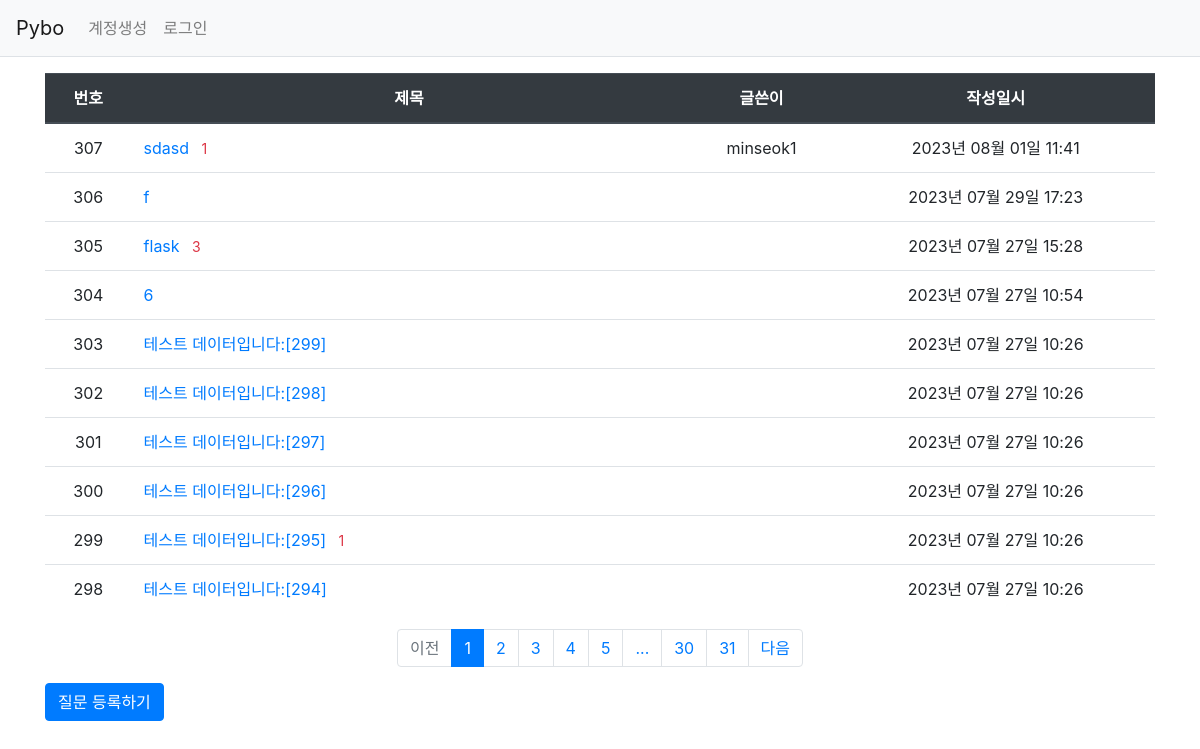
Page /question/list/ on the committed database.
### pybo/models.py (models this page shows)
class Question(db.Model):
    id = db.Column(db.Integer, primary_key=True)
    subject = db.Column(db.String(200), nullable=False)
    content = db.Column(db.Text(), nullable=False)
    create_date = db.Column(db.DateTime(), nullable=False)
    user_id = db.Column(db.Integer, db.ForeignKey('user.id', ondelete='CASCADE'), nullable=True)
    user = db.relationship('User', backref=db.backref('question_set'))
    modify_date = db.Column(db.DateTime(), nullable=True)

class User(db.Model):
    id = db.Column(db.Integer, primary_key=True)
    username = db.Column(db.String(200), unique=True, nullable=False)
    password = db.Column(db.String(200), nullable=False)
    email = db.Column(db.String(120), unique=True, nullable=False)

### pybo/views/question_views.py (the view)
@bp.route('/list/')
def _list():
    page = request.args.get('page', type=int, default=1)
    question_list = Question.query.order_by(Question.create_date.desc())
    question_list = question_list.paginate(per_page=10)
    return render_template('question/question_list.html', question_list=question_list)

### pybo/filter.py (called while the page is built)
def format_datetime(value, fmt='%Y년 %m월 %d일 %H:%M'):
    return value.strftime(fmt)

### pybo/views/auth_views.py (called while the page is built)
@bp.before_app_request
def load_logged_in_user():
    user_id = session.get('user_id')
    if user_id is None:
        g.user = None
    else:
        g.user = User.query.get(user_id)

### pybo/templates/question/question_list.html
{% extends 'base.html' %}
{% block content %}
<div class="container my-3">
    <table class="table">
        <thead>
        <tr class="text-center thead-dark">
            <th>번호</th>
            <th style="width:50%">제목</th>
            <th>글쓴이</th>
            <th>작성일시</th>
        </tr>
        </thead>
        <tbody>
        {% if question_list %}
        {% for question in question_list.items %}
        <tr class="text-center">
            <td>{{ question_list.total - ((question_list.page-1) * question_list.per_page) - loop.index0 }}</td>
            <td class="text-left">
                <a href="{{ url_for('question.detail', question_id=question.id) }}">{{ question.subject }}</a>
                {% if question.answer_set|length > 0 %}
                <span class="text-danger small ml-2">{{ question.answer_set|length }}</span>
                {% endif %}
            </td>
            <td>{{ question.user.username }}</td>
            <td>{{ question.create_date|datetime }}</td>
        </tr>
        {% endfor %}
        {% else %}
        <tr>
            <td colspan="3">질문이 없습니다.</td>
        </tr>
        {% endif %}
        </tbody>
    </table>
    <ul class="pagination justify-content-center">
        {% if question_list.has_prev %}
        <li class="page-item">
            <a class="page-link" href="?page={{ question_list.prev_num }}">이전</a>
        </li>
        {% else %}
        <li class="page-item disabled">
            <a class="page-link" tabindex="-1" aria-disabled="true" href="#">이전</a>
        </li>
        {% endif %}
        {% for page_num in question_list.iter_pages() %}
            {% if page_num %}
                {% if page_num != question_list.page %}
                <li class="page-item">
                    <a class="page-link" href="?page={{ page_num }}">{{ page_num }}</a>
                </li>
                {% else %}
                <li class="page-item active" aria-current="page">
                    <a class="page-link" href="#">{{ page_num }}</a>
                </li>
                {% endif %}
            {% else %}
                <li class="disabled">
                    <a class="page-link" href="#">...</a>
                </li>
            {% endif %}
        {% endfor %}
        {% if question_list.has_next %}
        <li class="page-item">
            <a class="page-link" href="?page={{ question_list.next_num }}">다음</a>
        </li>
        {% else %}
        <li class="page-item disabled">
            <a class="page-link" tabindex="-1" aria-disabled="true" href="#">다음</a>
        </li>
        {% endif %}
    </ul>
    <a href="{{ url_for('question.create') }}" class="btn btn-primary">질문 등록하기
</a>
</div>
{% endblock %}

### rows in the picture
Question: total "307", subject "sdasd", answer_set|length "1", user.username "minseok1", create_date "2023년 08월 01일 11:41"
Question: total "306", subject "f", create_date "2023년 07월 29일 17:23"
Question: total "305", subject "flask", answer_set|length "3", create_date "2023년 07월 27일 15:28"
Question: total "304", subject "6", create_date "2023년 07월 27일 10:54"
Question: total "303", subject "테스트 데이터입니다:[299]", create_date "2023년 07월 27일 10:26"
Question: total "302", subject "테스트 데이터입니다:[298]", create_date "2023년 07월 27일 10:26"
Question: total "301", subject "테스트 데이터입니다:[297]", create_date "2023년 07월 27일 10:26"
Question: total "300", subject "테스트 데이터입니다:[296]", create_date "2023년 07월 27일 10:26"
Question: total "299", subject "테스트 데이터입니다:[295]", answer_set|length "1", create_date "2023년 07월 27일 10:26"
Question: total "298", subject "테스트 데이터입니다:[294]", create_date "2023년 07월 27일 10:26"

### other values in the picture
{{ page_num }} "1"
{{ page_num }} "2" "3" "4" "5" "30" "31"
